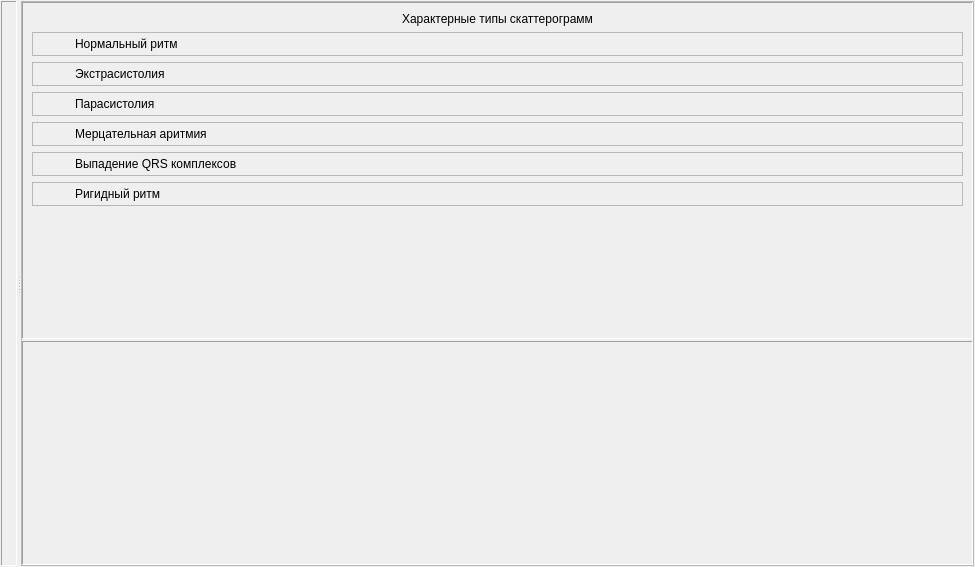
<?xml version="1.0" encoding="UTF-8"?>
<ui version="4.0">
 <class>KorrelationRitmogramVisualWidget</class>
 <widget class="QWidget" name="KorrelationRitmogramVisualWidget">
  <property name="geometry">
   <rect>
    <x>0</x>
    <y>0</y>
    <width>975</width>
    <height>567</height>
   </rect>
  </property>
  <property name="windowTitle">
   <string>Form</string>
  </property>
  <layout class="QHBoxLayout" name="horizontalLayout">
   <property name="spacing">
    <number>4</number>
   </property>
   <property name="leftMargin">
    <number>1</number>
   </property>
   <property name="topMargin">
    <number>1</number>
   </property>
   <property name="rightMargin">
    <number>1</number>
   </property>
   <property name="bottomMargin">
    <number>1</number>
   </property>
   <item>
    <widget class="QSplitter" name="splitter">
     <property name="orientation">
      <enum>Qt::Horizontal</enum>
     </property>
     <widget class="QFrame" name="frKRG">
      <property name="frameShape">
       <enum>QFrame::Panel</enum>
      </property>
      <property name="frameShadow">
       <enum>QFrame::Sunken</enum>
      </property>
      <layout class="QVBoxLayout" name="verticalLayout_3">
       <property name="spacing">
        <number>1</number>
       </property>
       <property name="leftMargin">
        <number>1</number>
       </property>
       <property name="topMargin">
        <number>1</number>
       </property>
       <property name="rightMargin">
        <number>1</number>
       </property>
       <property name="bottomMargin">
        <number>1</number>
       </property>
       <item>
        <widget class="KRGWidget" name="wgtKRG" native="true"/>
       </item>
      </layout>
     </widget>
     <widget class="QFrame" name="frInfo">
      <property name="frameShape">
       <enum>QFrame::StyledPanel</enum>
      </property>
      <property name="frameShadow">
       <enum>QFrame::Raised</enum>
      </property>
      <layout class="QVBoxLayout" name="verticalLayout">
       <property name="spacing">
        <number>2</number>
       </property>
       <property name="leftMargin">
        <number>0</number>
       </property>
       <property name="topMargin">
        <number>0</number>
       </property>
       <property name="rightMargin">
        <number>0</number>
       </property>
       <property name="bottomMargin">
        <number>0</number>
       </property>
       <item>
        <widget class="QFrame" name="frTypes">
         <property name="sizePolicy">
          <sizepolicy hsizetype="Preferred" vsizetype="Preferred">
           <horstretch>0</horstretch>
           <verstretch>6</verstretch>
          </sizepolicy>
         </property>
         <property name="frameShape">
          <enum>QFrame::Panel</enum>
         </property>
         <property name="frameShadow">
          <enum>QFrame::Sunken</enum>
         </property>
         <layout class="QVBoxLayout" name="verticalLayout_2">
          <item>
           <widget class="QLabel" name="lblTypesTitle">
            <property name="sizePolicy">
             <sizepolicy hsizetype="Preferred" vsizetype="Fixed">
              <horstretch>0</horstretch>
              <verstretch>0</verstretch>
             </sizepolicy>
            </property>
            <property name="text">
             <string>Характерные типы скаттерограмм</string>
            </property>
            <property name="alignment">
             <set>Qt::AlignCenter</set>
            </property>
           </widget>
          </item>
          <item>
           <widget class="QFrame" name="frNormalRythm">
            <property name="sizePolicy">
             <sizepolicy hsizetype="Preferred" vsizetype="Fixed">
              <horstretch>0</horstretch>
              <verstretch>0</verstretch>
             </sizepolicy>
            </property>
            <property name="frameShape">
             <enum>QFrame::StyledPanel</enum>
            </property>
            <property name="frameShadow">
             <enum>QFrame::Raised</enum>
            </property>
            <layout class="QHBoxLayout" name="horizontalLayout_2">
             <property name="topMargin">
              <number>1</number>
             </property>
             <property name="bottomMargin">
              <number>1</number>
             </property>
             <item>
              <widget class="QLabel" name="lblNormalRythmPic">
               <property name="sizePolicy">
                <sizepolicy hsizetype="Fixed" vsizetype="Preferred">
                 <horstretch>0</horstretch>
                 <verstretch>0</verstretch>
                </sizepolicy>
               </property>
               <property name="text">
                <string/>
               </property>
               <property name="pixmap">
                <pixmap resource="../../../../../kernel.qrc">:/images/pulse_types/01_normal.png</pixmap>
               </property>
              </widget>
             </item>
             <item>
              <spacer name="horizontalSpacer">
               <property name="orientation">
                <enum>Qt::Horizontal</enum>
               </property>
               <property name="sizeType">
                <enum>QSizePolicy::Fixed</enum>
               </property>
               <property name="sizeHint" stdset="0">
                <size>
                 <width>20</width>
                 <height>20</height>
                </size>
               </property>
              </spacer>
             </item>
             <item>
              <widget class="QLabel" name="lblNormalRythm">
               <property name="text">
                <string>Нормальный ритм</string>
               </property>
              </widget>
             </item>
            </layout>
           </widget>
          </item>
          <item>
           <widget class="QFrame" name="frExtrasistoly">
            <property name="sizePolicy">
             <sizepolicy hsizetype="Preferred" vsizetype="Fixed">
              <horstretch>0</horstretch>
              <verstretch>0</verstretch>
             </sizepolicy>
            </property>
            <property name="frameShape">
             <enum>QFrame::StyledPanel</enum>
            </property>
            <property name="frameShadow">
             <enum>QFrame::Raised</enum>
            </property>
            <layout class="QHBoxLayout" name="horizontalLayout_3">
             <property name="topMargin">
              <number>1</number>
             </property>
             <property name="bottomMargin">
              <number>1</number>
             </property>
             <item>
              <widget class="QLabel" name="lblExtrasistolyPic">
               <property name="sizePolicy">
                <sizepolicy hsizetype="Fixed" vsizetype="Preferred">
                 <horstretch>0</horstretch>
                 <verstretch>0</verstretch>
                </sizepolicy>
               </property>
               <property name="text">
                <string/>
               </property>
               <property name="pixmap">
                <pixmap resource="../../../../../kernel.qrc">:/images/pulse_types/02_Extrasistol.png</pixmap>
               </property>
              </widget>
             </item>
             <item>
              <spacer name="horizontalSpacer_2">
               <property name="orientation">
                <enum>Qt::Horizontal</enum>
               </property>
               <property name="sizeType">
                <enum>QSizePolicy::Fixed</enum>
               </property>
               <property name="sizeHint" stdset="0">
                <size>
                 <width>20</width>
                 <height>20</height>
                </size>
               </property>
              </spacer>
             </item>
             <item>
              <widget class="QLabel" name="lblExtrasistoly">
               <property name="text">
                <string>Экстрасистолия</string>
               </property>
              </widget>
             </item>
            </layout>
           </widget>
          </item>
          <item>
           <widget class="QFrame" name="frParasistoly">
            <property name="sizePolicy">
             <sizepolicy hsizetype="Preferred" vsizetype="Fixed">
              <horstretch>0</horstretch>
              <verstretch>0</verstretch>
             </sizepolicy>
            </property>
            <property name="frameShape">
             <enum>QFrame::StyledPanel</enum>
            </property>
            <property name="frameShadow">
             <enum>QFrame::Raised</enum>
            </property>
            <layout class="QHBoxLayout" name="horizontalLayout_4">
             <property name="topMargin">
              <number>1</number>
             </property>
             <property name="bottomMargin">
              <number>1</number>
             </property>
             <item>
              <widget class="QLabel" name="lblParasistolyPic">
               <property name="sizePolicy">
                <sizepolicy hsizetype="Fixed" vsizetype="Preferred">
                 <horstretch>0</horstretch>
                 <verstretch>0</verstretch>
                </sizepolicy>
               </property>
               <property name="text">
                <string/>
               </property>
               <property name="pixmap">
                <pixmap resource="../../../../../kernel.qrc">:/images/pulse_types/03_parasistol.png</pixmap>
               </property>
              </widget>
             </item>
             <item>
              <spacer name="horizontalSpacer_3">
               <property name="orientation">
                <enum>Qt::Horizontal</enum>
               </property>
               <property name="sizeType">
                <enum>QSizePolicy::Fixed</enum>
               </property>
               <property name="sizeHint" stdset="0">
                <size>
                 <width>20</width>
                 <height>20</height>
                </size>
               </property>
              </spacer>
             </item>
             <item>
              <widget class="QLabel" name="lblParasistoly">
               <property name="text">
                <string>Парасистолия</string>
               </property>
              </widget>
             </item>
            </layout>
           </widget>
          </item>
          <item>
           <widget class="QFrame" name="frMerzArythmy">
            <property name="sizePolicy">
             <sizepolicy hsizetype="Preferred" vsizetype="Fixed">
              <horstretch>0</horstretch>
              <verstretch>0</verstretch>
             </sizepolicy>
            </property>
            <property name="frameShape">
             <enum>QFrame::StyledPanel</enum>
            </property>
            <property name="frameShadow">
             <enum>QFrame::Raised</enum>
            </property>
            <layout class="QHBoxLayout" name="horizontalLayout_5">
             <property name="topMargin">
              <number>1</number>
             </property>
             <property name="bottomMargin">
              <number>1</number>
             </property>
             <item>
              <widget class="QLabel" name="lblMerzArythmyPic">
               <property name="sizePolicy">
                <sizepolicy hsizetype="Fixed" vsizetype="Preferred">
                 <horstretch>0</horstretch>
                 <verstretch>0</verstretch>
                </sizepolicy>
               </property>
               <property name="text">
                <string/>
               </property>
               <property name="pixmap">
                <pixmap resource="../../../../../kernel.qrc">:/images/pulse_types/04_merzat_arythmy.png</pixmap>
               </property>
              </widget>
             </item>
             <item>
              <spacer name="horizontalSpacer_4">
               <property name="orientation">
                <enum>Qt::Horizontal</enum>
               </property>
               <property name="sizeType">
                <enum>QSizePolicy::Fixed</enum>
               </property>
               <property name="sizeHint" stdset="0">
                <size>
                 <width>20</width>
                 <height>20</height>
                </size>
               </property>
              </spacer>
             </item>
             <item>
              <widget class="QLabel" name="lblMerzArythmy">
               <property name="text">
                <string>Мерцательная аритмия</string>
               </property>
              </widget>
             </item>
            </layout>
           </widget>
          </item>
          <item>
           <widget class="QFrame" name="frLostQRS">
            <property name="sizePolicy">
             <sizepolicy hsizetype="Preferred" vsizetype="Fixed">
              <horstretch>0</horstretch>
              <verstretch>0</verstretch>
             </sizepolicy>
            </property>
            <property name="frameShape">
             <enum>QFrame::StyledPanel</enum>
            </property>
            <property name="frameShadow">
             <enum>QFrame::Raised</enum>
            </property>
            <layout class="QHBoxLayout" name="horizontalLayout_6">
             <property name="topMargin">
              <number>1</number>
             </property>
             <property name="bottomMargin">
              <number>1</number>
             </property>
             <item>
              <widget class="QLabel" name="lblLostQRSPic">
               <property name="sizePolicy">
                <sizepolicy hsizetype="Fixed" vsizetype="Preferred">
                 <horstretch>0</horstretch>
                 <verstretch>0</verstretch>
                </sizepolicy>
               </property>
               <property name="text">
                <string/>
               </property>
               <property name="pixmap">
                <pixmap resource="../../../../../kernel.qrc">:/images/pulse_types/03_parasistol.png</pixmap>
               </property>
              </widget>
             </item>
             <item>
              <spacer name="horizontalSpacer_5">
               <property name="orientation">
                <enum>Qt::Horizontal</enum>
               </property>
               <property name="sizeType">
                <enum>QSizePolicy::Fixed</enum>
               </property>
               <property name="sizeHint" stdset="0">
                <size>
                 <width>20</width>
                 <height>20</height>
                </size>
               </property>
              </spacer>
             </item>
             <item>
              <widget class="QLabel" name="lblLostQRS">
               <property name="text">
                <string>Выпадение QRS комплексов</string>
               </property>
              </widget>
             </item>
            </layout>
           </widget>
          </item>
          <item>
           <widget class="QFrame" name="frRigidRythm">
            <property name="sizePolicy">
             <sizepolicy hsizetype="Preferred" vsizetype="Fixed">
              <horstretch>0</horstretch>
              <verstretch>0</verstretch>
             </sizepolicy>
            </property>
            <property name="frameShape">
             <enum>QFrame::StyledPanel</enum>
            </property>
            <property name="frameShadow">
             <enum>QFrame::Raised</enum>
            </property>
            <layout class="QHBoxLayout" name="horizontalLayout_7">
             <property name="topMargin">
              <number>1</number>
             </property>
             <property name="bottomMargin">
              <number>1</number>
             </property>
             <item>
              <widget class="QLabel" name="lblRigidRythmPic">
               <property name="sizePolicy">
                <sizepolicy hsizetype="Fixed" vsizetype="Preferred">
                 <horstretch>0</horstretch>
                 <verstretch>0</verstretch>
                </sizepolicy>
               </property>
               <property name="text">
                <string/>
               </property>
               <property name="pixmap">
                <pixmap resource="../../../../../kernel.qrc">:/images/pulse_types/06_rigid_rythm.png</pixmap>
               </property>
              </widget>
             </item>
             <item>
              <spacer name="horizontalSpacer_6">
               <property name="orientation">
                <enum>Qt::Horizontal</enum>
               </property>
               <property name="sizeType">
                <enum>QSizePolicy::Fixed</enum>
               </property>
               <property name="sizeHint" stdset="0">
                <size>
                 <width>20</width>
                 <height>20</height>
                </size>
               </property>
              </spacer>
             </item>
             <item>
              <widget class="QLabel" name="lblRigidRythm">
               <property name="text">
                <string>Ригидный ритм</string>
               </property>
              </widget>
             </item>
            </layout>
           </widget>
          </item>
          <item>
           <spacer name="verticalSpacer">
            <property name="orientation">
             <enum>Qt::Vertical</enum>
            </property>
            <property name="sizeHint" stdset="0">
             <size>
              <width>20</width>
              <height>40</height>
             </size>
            </property>
           </spacer>
          </item>
         </layout>
        </widget>
       </item>
       <item>
        <widget class="QFrame" name="frLegend">
         <property name="sizePolicy">
          <sizepolicy hsizetype="Preferred" vsizetype="Preferred">
           <horstretch>0</horstretch>
           <verstretch>4</verstretch>
          </sizepolicy>
         </property>
         <property name="frameShape">
          <enum>QFrame::Panel</enum>
         </property>
         <property name="frameShadow">
          <enum>QFrame::Sunken</enum>
         </property>
        </widget>
       </item>
      </layout>
     </widget>
    </widget>
   </item>
  </layout>
 </widget>
 <customwidgets>
  <customwidget>
   <class>KRGWidget</class>
   <extends>QWidget</extends>
   <header location="global">krgwidget.h</header>
   <container>1</container>
  </customwidget>
 </customwidgets>
 <resources>
  <include location="../../../../../kernel.qrc"/>
 </resources>
 <connections>
  <connection>
   <sender>splitter</sender>
   <signal>splitterMoved(int,int)</signal>
   <receiver>KorrelationRitmogramVisualWidget</receiver>
   <slot>on_splitterMoved(int,int)</slot>
   <hints>
    <hint type="sourcelabel">
     <x>489</x>
     <y>111</y>
    </hint>
    <hint type="destinationlabel">
     <x>975</x>
     <y>101</y>
    </hint>
   </hints>
  </connection>
 </connections>
 <slots>
  <slot>on_splitterMoved(int,int)</slot>
 </slots>
</ui>
